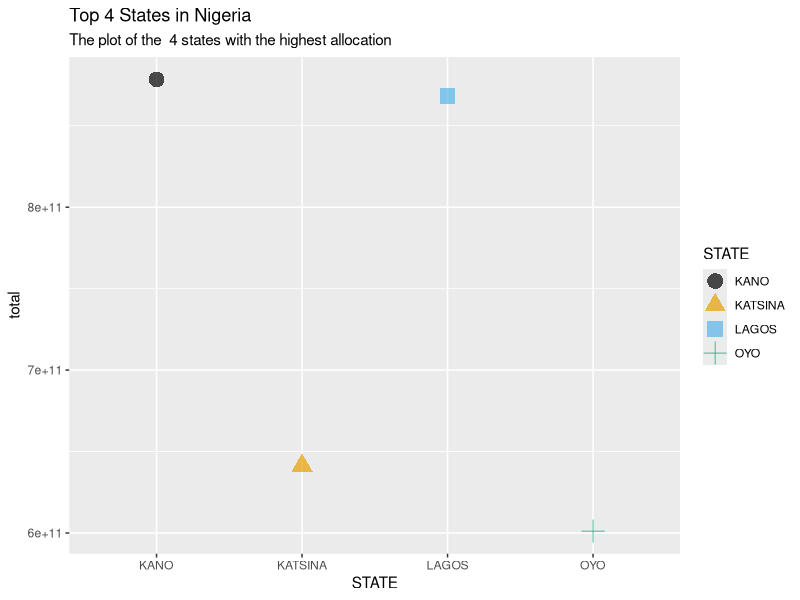
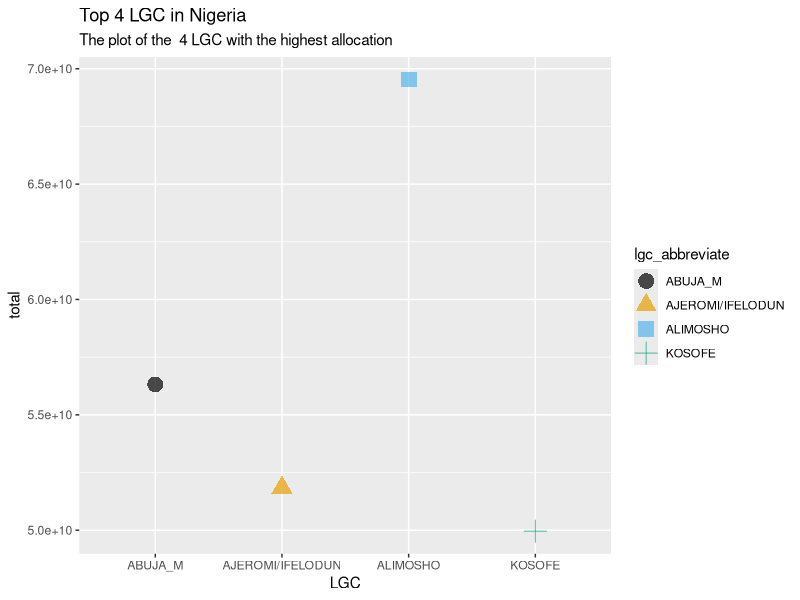

Reproduce these figures in R, in order.
## ---- chunk 1
library(tidyverse)
library(skimr)
library(readxl)
library(ggthemes)
library(here)
## ---- chunk 2
faac_lga <- read_excel(here("data/raw/FAAC DATA - Data Community.xlsx"))
## ---- chunk 3
#The skim gives an overview statistics of the dataset
faac_lga |> 
  glimpse() |> 
  skim()
## ---- chunk 4
#Rename columns with the correct month and year from January 2007 to December 2018
correct_year <-  faac_lga %>%
  rename(
    Jan_2007 = `39083`,
    Feb_2007 = `39114`,
    Mar_2007 = `39142`,
    Apr_2007 = `39173`,
    May_2007 = `39203`,
    Jun_2007 = `39234`,
    Jul_2007 = `39264`,
    Aug_2007 = `39295`,
    Sep_2007 = `39326`,
    Oct_2007 = `39356`,
    Nov_2007 = `39387`,
    Dec_2007 = `39417`,
    Jan_2008 = `39448`,
    Feb_2008 = `39479`,
    Mar_2008 = `39508`,
    Apr_2008 = `39539`,
    May_2008 = `39569`,
    Jun_2008 = `39600`,
    Jul_2008 = `39630`,
    Aug_2008 = `39661`,
    Sep_2008 = `39692`,
    Oct_2008 = `39722`,
    Nov_2008 = `39753`,
    Dec_2008 = `39783`,
    Jan_2009 = `39814`,
    Feb_2009 = `39845`,
    Mar_2009 = `39873`,
    Apr_2009 = `39904`,
    May_2009 = `39934`,
    Jun_2009 = `39965`,
    Jul_2009 = `39995`,
    Aug_2009 = `40026`,
    Sep_2009 = `40057`,
    Oct_2009 = `40087`,
    Nov_2009 = `40118`,
    Dec_2009 = `40148`,
    Jan_2010 = `40179`,
    Feb_2010 = `40210`,
    Mar_2010 = `40238`,
    Apr_2010 = `40269`,
    May_2010 = `40299`,
    Jun_2010 = `40330`,
    Jul_2010 = `40360`,
    Aug_2010 = `40391`,
    Sep_2010 = `40422`,
    Oct_2010 = `40452`,
    Nov_2010 = `40483`,
    Dec_2010 = `40513`,
    Jan_2011 = `40544`,
    Feb_2011 = `40575`,
    Mar_2011 = `40603`,
    Apr_2011 = `40634`,
    May_2011 = `40664`,
    Jun_2011 = `40695`,
    Jul_2011 = `40725`,
    Aug_2011 = `40756`,
    Sep_2011 = `40787`,
    Oct_2011 = `40817`,
    Nov_2011 = `40848`,
    Dec_2011 = `40878`,
    Jan_2012 = `40909`,
    Feb_2012 = `40940`,
    Mar_2012 = `40969`,
    Apr_2012 = `41000`,
    May_2012 = `41030`,
    Jun_2012 = `41061`,
    Jul_2012 = `41091`,
    Aug_2012 = `41122` ,
    Sep_2012 = `41153`,
    Oct_2012 = `41183`,
    Nov_2012 = `41214`,
    Dec_2012= `41244`,
    Jan_2013 = `41275`,
    Feb_2013 = `41306`,
    Mar_2013 = `41334`,
    Apr_2013 = `41365`,
    May_2013 = `41395`,
    Jun_2013 = `41426`,
    Jul_2013 = `41456`,
    Aug_2013 = `41487` ,
    Sep_2013 = `41518`,
    Oct_2013 = `41548`,
    Nov_2013 = `41579` ,
    Dec_2013 = `41609`,
    Jan_2014 = `41640` ,
    Feb_2014 = `41671`,
    Mar_2014 = `41699`,
    Apr_2014 = `41730`,
    May_2014 = `41760`,
    Jun_2014 = `41791`,
    Jul_2014 = `41821`,
    Aug_2014 = `41852` ,
    Sep_2014 = `41883`,
    Oct_2014 = `41913`,
    Nov_2014 = `41944` ,
    Dec_2014 = `41974`,
    Jan_2015 = `42005` ,
    Feb_2015 = `42036`,
    Mar_2015 = `42064` ,
    Apr_2015 = `42095`,
    May_2015 = `42125`,
    Jun_2015 = `42156`,
    Jul_2015 = `42186`,
    Aug_2015 = `42217` ,
    Sep_2015 = `42248`,
    Oct_2015 = `42278`,
    Nov_2015 = `42309` ,
    Dec_2015 = `42339`,
    Jan_2016 = `42370` ,
    Feb_2016 = `42401`,
    Mar_2016 = `42430` ,
    Apr_2016 = `42461`,
    May_2016 = `42491`,
    Jun_2016 = `42522`,
    Jul_2016 = `42552`,
    Aug_2016 = `42583`,
    Sep_2016 = `42614` ,
    Oct_2016 = `42644` ,
    Nov_2016 = `42675`,
    Dec_2016  = `42705` ,
    Jan_2017= `42736`,
    Feb_2017= `42767` ,
    Mar_2017 = `42795`,
    Apr_2017  = `42826` ,
    May_2017 = `42856`,
    Jun_2017 = `42887`,
    Jul_2017 = `42917`,
    Aug_2017 = `42948` ,
    Sep_2017 = `42979` ,
    Oct_2017 = `43009` ,
    Nov_2017 =  `43040`,
    Dec_2017 = `43070`  ,
    Jan_2018 = `43101`,
    Feb_2018 = `43132` ,
    Mar_2018 = `43160`,
    Apr_2018  = `43191`  ,
    May_2018 = `43221`,
    Jun_2018 = `43252`,
    Jul_2018 = `43282`,
    Aug_2018 = `43313` ,
    Sep_2018 = `43344`,
    Oct_2018 = `43374` ,
    Nov_2018 =  `43405`,
    Dec_2018 = `43435`,
  )
## ---- chunk 5
#Extract the rows of interest
exclude_totalaverage <- correct_year[1:774,]
## ---- chunk 6
#| label: tbl-pivotlonger
#| tbl-cap: "Pivot long faac data"

faac_data_long <- exclude_totalaverage |>
  select(STATE, LGC, !starts_with("4")) |> 
  pivot_longer(
    cols = -c(STATE, LGC),
    names_to = "date",
    values_to = "amount"
  ) |> 
  separate(date, into = c("Month", "Year"), sep = "_")
## ---- chunk 7
#| label: tbl-stateyearlysummarry
#| tbl-cap: 'State yearly summary'

summary_state_year <- faac_data_long |> 
  group_by(STATE, Year) |>
  summarise(
    total = sum(amount, na.rm = TRUE),
    avg = mean(amount, na.rm = TRUE)
  )
## ---- chunk 8
#| label: tbl-lgcannualsummary
#| tbl-cap: 'lgc annual summary'

summary_lgc_year <- faac_data_long |> 
  group_by(LGC, Year) |>
  summarise(
    total = sum(amount, na.rm = TRUE),
    avg = mean(amount, na.rm = TRUE)
  )
## ---- chunk 9
#| label: tbl-monthlystatesummary
#| tbl-cap: 'states monthly summary'

summary_state_month <- faac_data_long |> 
  group_by(STATE, Month) |>
  summarise(
    total = sum(amount, na.rm = TRUE),
    avg = mean(amount, na.rm = TRUE)
  )
## ---- chunk 10
#| label: tbl-lgcmonthlysummary
#| tbl-cap: 'lgc monthly summary'


summary_lgc_month <- faac_data_long |> 
  group_by(LGC, Month) |>
  summarise(
    total = sum(amount, na.rm = TRUE),
    avg = mean(amount, na.rm = TRUE)
  )
## ---- chunk 11
#| label: tbl-Yearlysummary
#| tbl-cap: 'Yearly summary'

summary_year <- faac_data_long |> 
  group_by(Year) |>
  summarise(
    total = sum(amount, na.rm = TRUE),
    avg = mean(amount, na.rm = TRUE)
  )
## ---- chunk 12
#| label: tbl-Monthlysummary
#| tbl-cap: 'Monthly summary'



summary_month <- faac_data_long |> 
  group_by(Month) |>
  summarise(
    total = sum(amount, na.rm = TRUE),
    avg = mean(amount, na.rm = TRUE)
  )
## ---- chunk 13
#| label: tbl-topstates
#| tbl-cap: 'Top states'


summary_state <- faac_data_long |> 
  group_by(STATE) |>
  summarise(
    total = sum(amount, na.rm = TRUE),
    avg = mean(amount, na.rm = TRUE)
  ) |> 
  arrange(desc(total))

## ---- chunk 14
#| label: tbl-top4states
#| tbl-cap: 'Top 4 states'

Top_fourstates <- summary_state |> head(4)

Top_fourstates
## ---- chunk 15
#| label: tbl-toplgc
#| tbl-cap: 'Top lgc'


summary_state <- faac_data_long |> 
  group_by(LGC) |>
  summarise(
    total = sum(amount, na.rm = TRUE),
    avg = mean(amount, na.rm = TRUE)
  ) |> 
  arrange(desc(total))
## ---- chunk 16
#| label: tbl-top4lgc
#| tbl-cap: 'Top 4 lgc'

Top_fourlgc <- summary_state |> head(4)

Top_fourlgc
## ---- chunk 17
#| fig-cap: "Top 4 States"
#| label: fig-top4states

Top_fourstates %>%
  ggplot(aes(STATE, total, colour =  STATE, shape = STATE )) +
  geom_point(size = 5, alpha = 0.7) +
  scale_color_colorblind() +
  labs(
    title = 'Top 4 States in Nigeria',
    subtitle = 'The plot of the  4 states with the highest allocation',
    x = 'STATE',
    y = 'total'
  )
## ---- chunk 18
#| fig-cap: "Top 4 lgc"
#| label: fig-top4lgc

Top_fourlgc %>%
  mutate(lgc_abbreviate = case_when(
    LGC == "ABUJA MUNICIPAL" ~ "ABUJA_M",
    LGC == "AJEROMI/IFELODU" ~ "AJEROMI_I",  
    .default = LGC
  )) |> 
  ggplot(aes(lgc_abbreviate, total, colour = lgc_abbreviate, shape = lgc_abbreviate)) +
  geom_point(size = 5, alpha = 0.7) +
  scale_color_colorblind() +
  labs(
    title = 'Top 4 LGC in Nigeria',
    subtitle = 'The plot of the  4 LGC with the highest allocation',
    x = 'LGC',
    y = 'total'
  )
